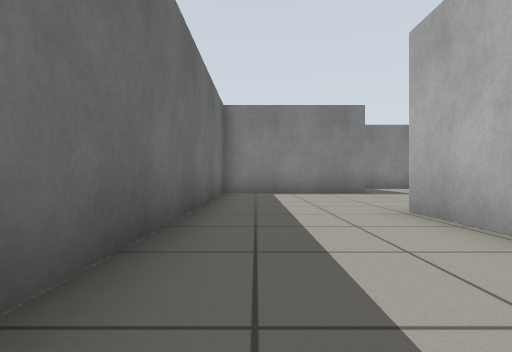
View 1 (above)

18 first-person views from a walk through a robot-simulator world made for Gazebo. The camera is 0.5 m above the floor, looks level and sees 80° across. The floor is counted in squares, 1 m on a side. Each view is taken from the middle of a square. On the plan, view 1 faces up. The plan holds only what a view shows up to about 9 squares ahead; the rest is blank. Robots are left out.

View 2
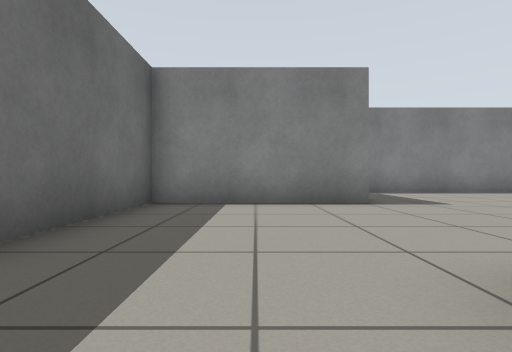

View 3
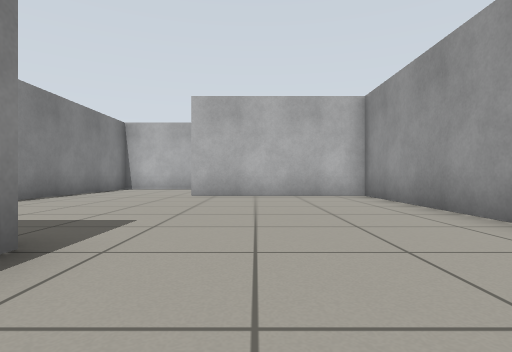

View 4
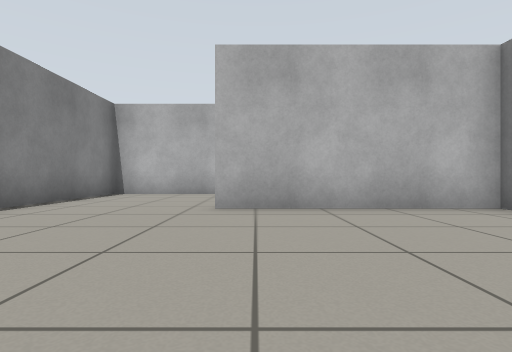

View 5
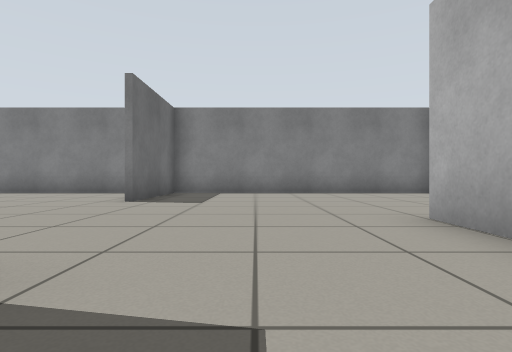

View 6
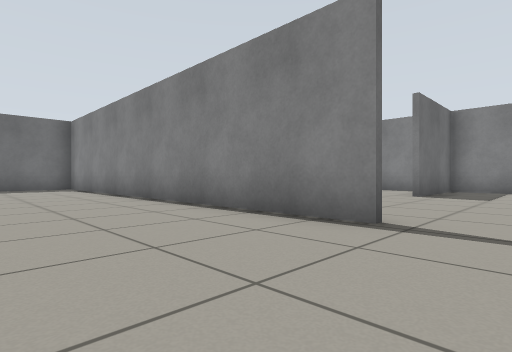

View 7
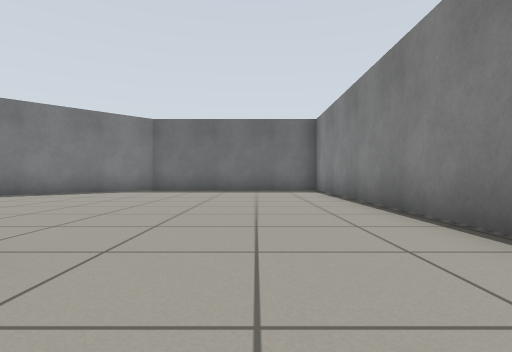

View 8
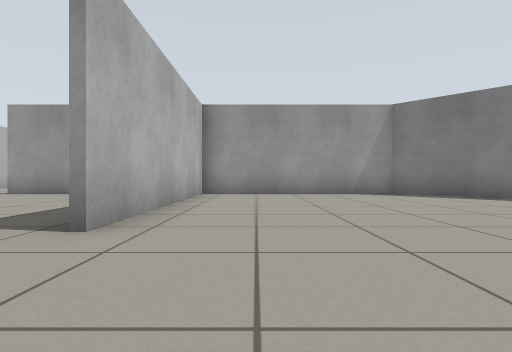

View 9
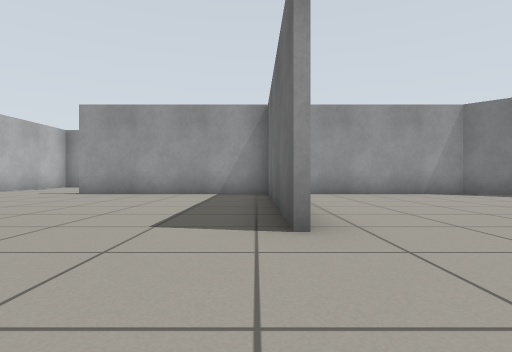

View 10
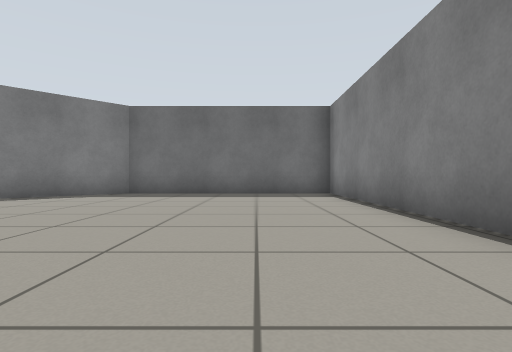

View 11
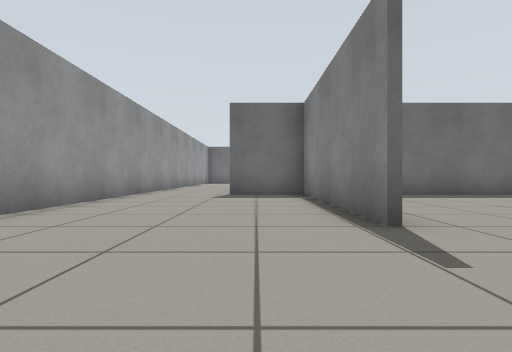

View 12
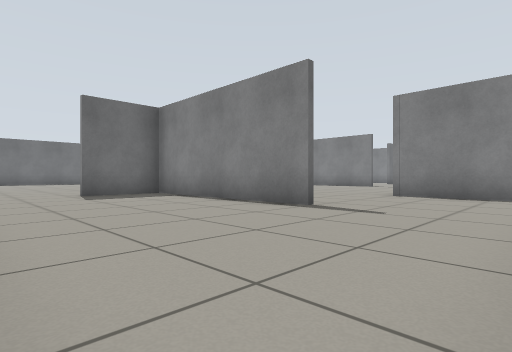

View 13
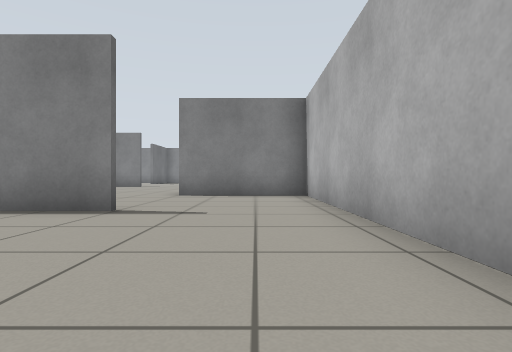

View 14
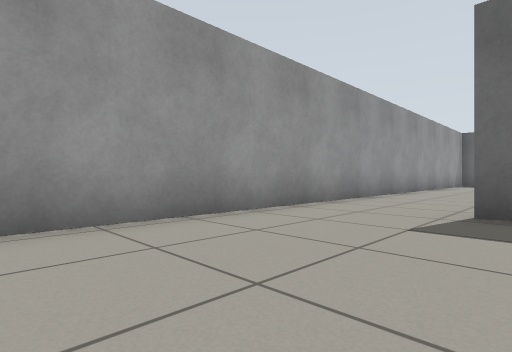

View 15
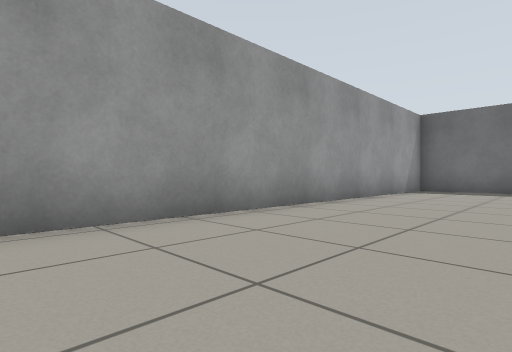

View 16
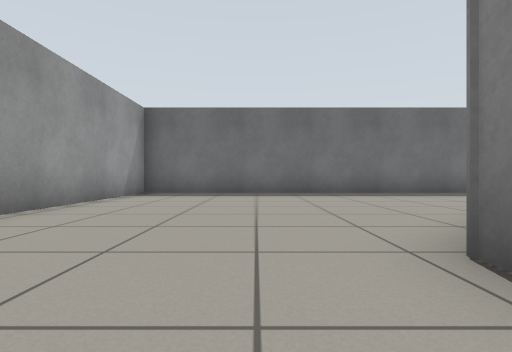

View 17
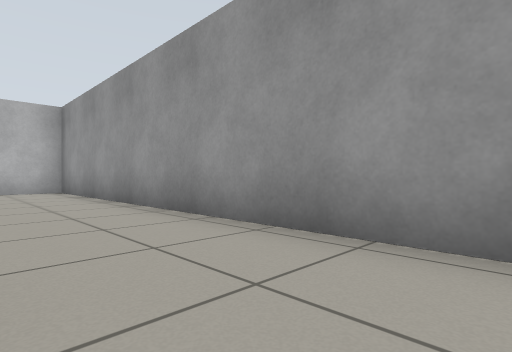

View 18
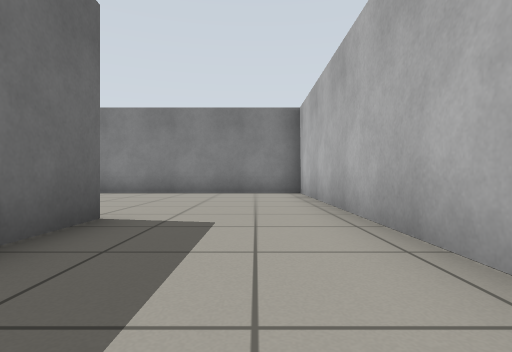

### Floor plan
Points are (right, up) in squares from view 1. A wall is a line through its corners. A room is listed if a view was taken in it or the views show most of it. See-through windows are left out.
Room 1 (views 1, 2, 3, 4, 5, 6, 7, 8, 9, 10, 11, 12, 13, 14, 15, 16, 17, 18)
walls: (11.7, 0.4) (11.7, -5.5) (11.7, -7.7); (13.8, 4.1) (2.3, 4.1) (2.3, -1.6) (6.2, -5.5) (11.5, -5.5) (11.5, 0.4); (11.7, -5.5) (17, -5.5); (6.4, -5.7) (6, -5.7); (4.3, 4.3) (8.7, 4.3) (8.7, 8.6); (2.1, 2.5) (2.1, 4.4); (17, 5.4) (17, 6.6); (17, -5.7) (11.5, -5.7); (12.5, 9.1) (12.5, 12); (17.2, 6.6) (17.2, 5.1); (-0.9, -0.7) (-0.9, -10.3) (20.3, -10.3) (20.3, -2.2) (17, -2.2); (3.1, 8.6) (-0.9, 8.6) (-0.9, 1); (20.3, 4.5) (20.3, 11.9) (4.3, 11.9); (12.6, 11.9) (12.6, 8.9)

Where each view was taken, in squares from view 1:
view 1: 0 up, 0 right, facing up
view 2: 3 up, 1 right, facing up
view 3: 7 up, 1 right, facing right
view 4: 8 up, 4 right, facing right
view 5: 3 up, 15 right, facing up
view 6: 1 up, 15 right, facing up-left
view 7: 2 up, 13 right, facing left
view 8: 3 up, 10 right, facing down
view 9: 3 up, 12 right, facing down
view 10: 2 up, 11 right, facing left
view 11: 7 down, 20 right, facing left
view 12: 10 down, 20 right, facing up-left
view 13: 10 down, 19 right, facing up
view 14: 7 down, 16 right, facing down-left
view 15: 7 down, 10 right, facing down-left
view 16: 7 down, 8 right, facing left
view 17: 8 down, 10 right, facing down-right
view 18: 3 up, 19 right, facing up
